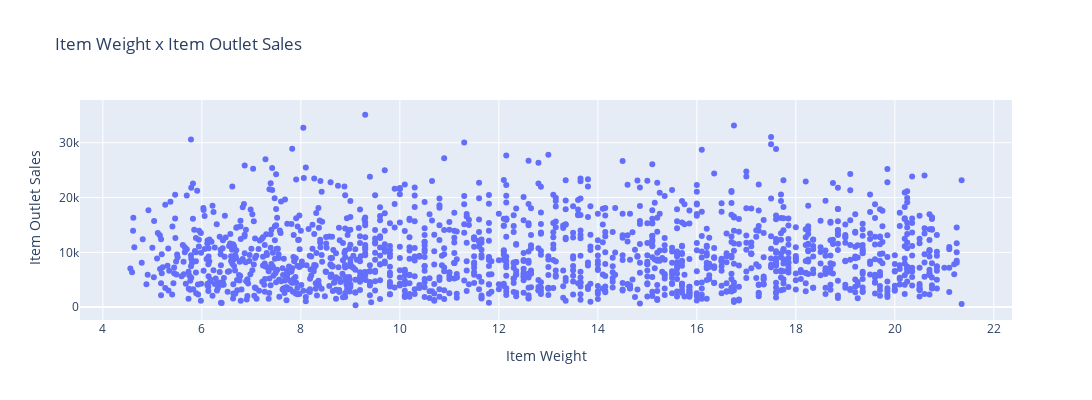

The notebook cell this image was saved under:
### Code cell
df_scatter = df_train_raw.groupby(['Item_Identifier', 'Item_Weight'], as_index=False)['Item_Outlet_Sales'].sum()

fig = go.Figure()

fig.add_trace(go.Scatter(
    x=df_scatter['Item_Weight'],
    y=df_scatter['Item_Outlet_Sales'],
    mode='markers',
    name='Item Weight x Item Outlet Sales'
))

fig.update_layout(
        title=f'<span>Item Weight x Item Outlet Sales</span>', 
        autosize=False,
        width=1200,
        height=400,
        xaxis=dict(title=f'<span>Item Weight</span>'),
        yaxis=dict(title=f'<span> Item Outlet Sales</span>')
    )

fig.show()

### Figure 1 — Plotly figure (JSON) as saved in the notebook; plotly's stock layout.template omitted (floating-point values rounded to 4 significant figures; data arrays with more than 128 entries replaced by an {"elided": "..."} marker saying what was removed)
{"data": [{"mode": "markers", "name": "Item Weight x Item Outlet Sales", "type": "scatter", "x": {"elided": "1555 float values"}, "y": {"elided": "1555 float values"}}], "layout": {"autosize": false, "height": 400, "title": {"text": "<span>Item Weight x Item Outlet Sales</span>"}, "width": 1200, "xaxis": {"title": {"text": "<span>Item Weight</span>"}}, "yaxis": {"title": {"text": "<span> Item Outlet Sales</span>"}}}}
